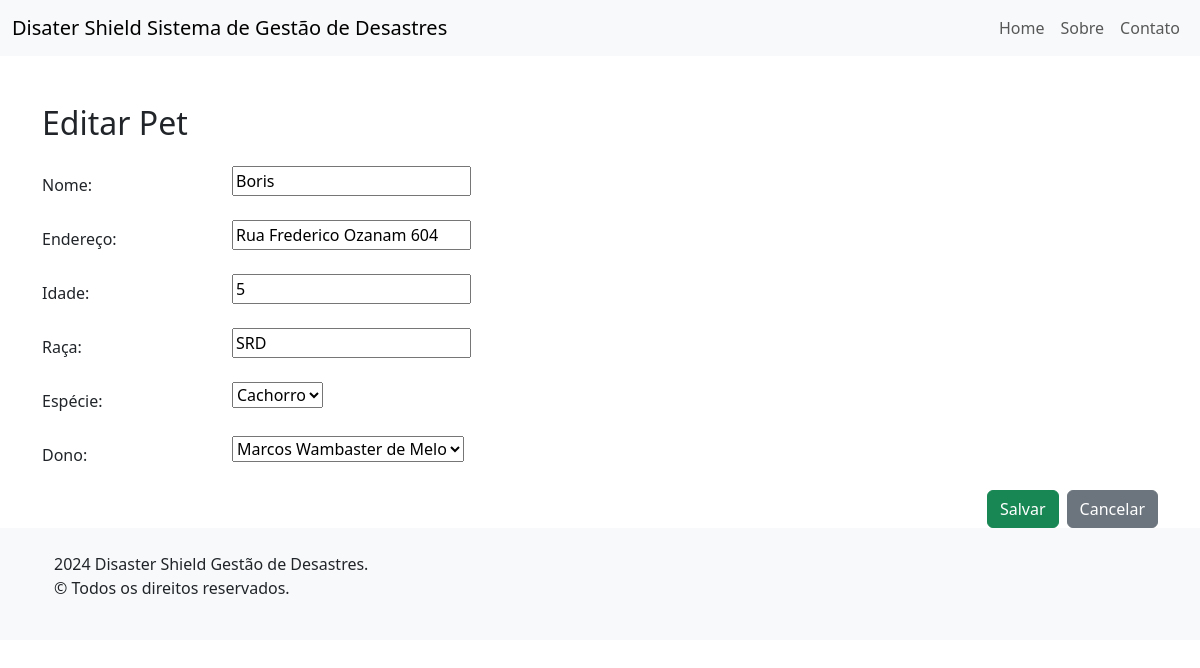
Page /vitimas/vitimas/editar-pet/14/ on the committed database.
### vitimas/models.py (models this page shows)
class Vitima(models.Model):
    nome = models.CharField(max_length=100)
    endereco = models.CharField(max_length=255)
    idade = models.IntegerField()
    class Meta:
        abstract = True
    def __str__(self):
        return self.nome

class PET(Vitima):
    raca = models.CharField(max_length=50)
    ESPECIE_CHOICES = [
        ('Cachorro', 'Cachorro'),
        ('Gato', 'Gato'),
        ('Pássaro', 'Pássaro'),
        ('Peixe', 'Peixe'),
        ('Outro', 'Outro')
    ]
    especie = models.CharField(max_length=20, choices=ESPECIE_CHOICES, default='Cachorro')
    dono = models.ForeignKey(Pessoa, on_delete=models.CASCADE, null=True, blank=True, related_name="pets")

### vitimas/views.py (the view)
# urls.py: path('vitimas/editar-pet/<int:pk>/', views.editar_pet, name='editar_pet'),
def editar_pet(request, pk):
    pet = get_object_or_404(PET, pk=pk)
    if request.method == 'POST':
        form = PetForm(request.POST, instance=pet)
        if form.is_valid():
            form.save()
            return redirect('lista_vitimas')
    else:
        form = PetForm(instance=pet)
    return render(request, './form_pet.html', {'form': form})

### vitimas/forms.py
class PetForm(forms.ModelForm):
    class Meta:
        model = PET
        fields = ['nome', 'endereco', 'idade', 'raca', 'especie', 'dono']

### vitimas/templates/form_pet.html (shortened to what this page needs)
{% extends 'base.html' %}
{% block content %}
<div class="container mt-5">
    <h2 class="mb-4">{% if form.instance.pk %}Editar Pet{% else %}Adicionar Pet{% endif %}</h2>
    <form method="post">
        <div class="mb-3 row">
            <label for="nome" class="col-sm-2 col-form-label">Nome:</label>
            <div class="col-sm-10">
                {{ form.nome }}
            </div>
        </div>
        <div class="mb-3 row">
            <label for="endereco" class="col-sm-2 col-form-label">Endereço:</label>
            <div class="col-sm-10">
                {{ form.endereco }}
            </div>
        </div>
        <div class="mb-3 row">
            <label for="idade" class="col-sm-2 col-form-label">Idade:</label>
            <div class="col-sm-10">
                {{ form.idade }}
            </div>
        </div>
        <div class="mb-3 row">
            <label for="raca" class="col-sm-2 col-form-label">Raça:</label>
            <div class="col-sm-10">
                {{ form.raca }}
            </div>
        </div>
        <div class="mb-3 row">
            <label for="especie" class="col-sm-2 col-form-label">Espécie:</label>
            <div class="col-sm-10">
                {{ form.especie }}
            </div>
        </div>
        <div class="mb-3 row">
            <label for="dono" class="col-sm-2 col-form-label">Dono:</label>
            <div class="col-sm-10">
                {{ form.dono }}
            </div>
        </div>
        <div class="d-flex justify-content-end">
            <button type="submit" class="btn btn-success me-2">Salvar</button>
            <a href="{% url 'lista_vitimas' %}" class="btn btn-secondary">Cancelar</a>
        </div>
    </form>
</div>
{% endblock %}

### rows in the picture
PET: nome "Boris", endereco "Rua Frederico Ozanam 604", idade "5", raca "SRD", especie "Cachorro", dono "Marcos Wambaster de Melo"
